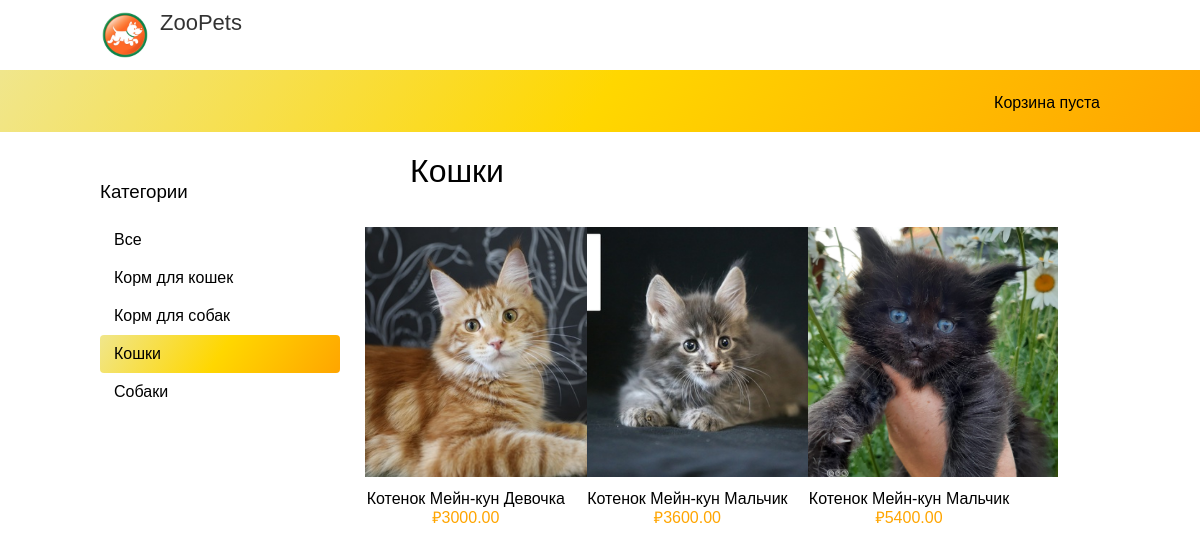
Screenshot of /koshki/ with the database file from the repository.
### shop/models.py (models this page shows, shortened)
class Category(models.Model):
    name = models.CharField(max_length=200, db_index=True)
    slug = models.SlugField(max_length=200, db_index=True, unique=True)
    class Meta:
        ordering = ('name',)
        verbose_name = 'Категория'
        verbose_name_plural = 'Категории'
    def get_absolute_url(self):
            return reverse('shop:product_list_by_category',
                           args=[self.slug])

class Product(models.Model):
    category = models.ForeignKey(Category, related_name='products', blank=True,default=None,null=True, on_delete=models.SET_DEFAULT )
    name = models.CharField(max_length=200, db_index=True)
    slug = models.SlugField(max_length=200, db_index=True)
    image = models.ImageField(upload_to='products/%Y/%m/%d', blank=True)
    description = models.TextField(blank=True)
    price = models.DecimalField(max_digits=10, decimal_places=2)
    stock = models.PositiveIntegerField()
    available = models.BooleanField(default=True)
    created = models.DateTimeField(auto_now_add=True)
    updated = models.DateTimeField(auto_now=True)
    class Meta:
        ordering = ('name',)
        index_together = (('id', 'slug'),)
    def get_absolute_url(self):
            return reverse('shop:product_detail',
                           args=[self.id, self.slug])

### shop/views.py (the view)
# urls.py: path('', views.product_list, name='product_list'),
def product_list(request, category_slug=None):
    category = None
    categories = Category.objects.all()
    products = Product.objects.filter(available=True)
    if category_slug:
        language = request.LANGUAGE_CODE
        category = get_object_or_404(Category, slug=category_slug)
        products = products.filter(category=category)
    return render(request,
                  'shop/product/list.html',
                  {'category': category,
                   'categories': categories,
                   'products': products})

### cart/cart.py (called while the page is built)
    def __len__(self):
        return sum(item['quantity'] for item in self.cart.values())

### cart/context_processors.py (called while the page is built)
def cart(request):
    return {'cart': Cart(request)}

### shop/templates/shop/product/list.html (shortened to what this page needs)
{% extends "shop/base.html" %}
{% load i18n %}
{% load static %}
{% block content %}
  <div id="sidebar">
    <h3>{% trans "Категории" %}</h3>
    <ul>
      <li {% if not category %}class="selected"{% endif %}>
        <a href="{% url "shop:product_list" %}">{% trans "Все" %}</a>
      </li>
      {% for c in categories %}
        <li {% if category.slug == c.slug %}class="selected"{% endif %}>
          <a href="{{ c.get_absolute_url }}">{{ c.name }}</a>
        </li>
      {% endfor %}
    </ul>
  </div>
  <div id="main" class="product-list">
    <h1>{% if category %}{{ category.name }}{% else %}{% trans "Товары" %}{% endif %}</h1>
    {% for product in products %}
      <div class="item">
        <a href="{{ product.get_absolute_url }}">
          <img src="{% if product.image %}{{ product.image.url }}{% else %}{% static "img/no_image.png" %}{% endif %}">
        </a>
        <a href="{{ product.get_absolute_url }}">{{ product.name }}</a><br>
        &#8381;{{ product.price }}
      </div>
    {% endfor %}
  </div>
{% endblock %}

### shop/static/css/base.css (style rules this page uses)
body { margin:0; padding:0; font-family:helvetica, sans-serif; background: #ffffff; }
h1, h2, h3, h4, h5 , h6 { font-family: 'Teko', sans-serif; font-weight:normal; }
a { text-decoration:none; color:#000; }
#content h1 { margin-right: 50px; margin-left: 50px; }
#sidebar { width:240px; padding:30px 20px 0 0; float:left; background:#FFFFFF; font-family: 'Teko', sans-serif; }
#sidebar ul { margin:0; padding:0; }
#sidebar ul li { margin:0; list-style:none; padding:10px 14px; }
#sidebar ul li a { display:block; }
#sidebar ul li.selected { border-radius:4px; font-family:helvetica, sans-serif; background: linear-gradient( 124deg, #F0E68C, #FFD700, #FFA500 ) }
#sidebar ul li.selected a { color:#000; font-family:helvetica, sans-serif; }
#main { float:left; width: 96%; margin-right:-220px; overflow:hidden; }
.product-list .item { width:21%; margin: 5px; padding:10px 10px 15px 0; float:left; text-align:center; line-height:1.2; color: #FFA500; font-family:helvetica, sans-serif; }
.product-list .item img { width:250px; height:250px; margin-bottom:8px; }
img { width: 100px; height: 100px; object-fit: cover; }

### rows the page displays
Category: name "Корм для кошек"
Category: name "Корм для собак"
Category: name "Кошки"
Category: name "Собаки"
Product: image (picture), name "Котенок Мейн-кун Девочка", price "3000.00"
Product: image (picture), name "Котенок Мейн-кун Мальчик", price "3600.00"
Product: image (picture), name "Котенок Мейн-кун Мальчик", price "5400.00"
